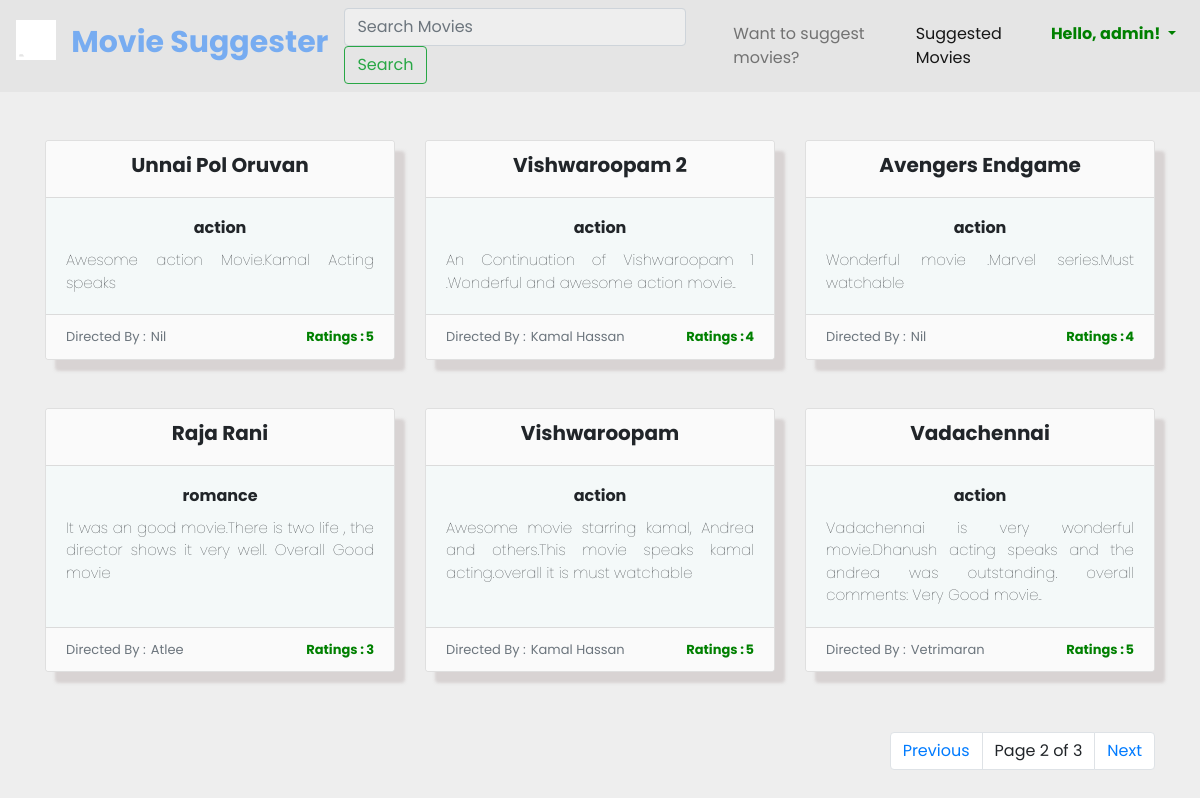
Screenshot of /ratedmovies?page=2 (signed in) with the database file from the repository.
### movierater/models.py (models this page shows)
class Rater(models.Model):
    error_css_class = "error"
    Movie_Name = models.CharField(max_length=100)
    Genre = models.CharField(max_length=50, choices=GENRE_TYPES)
    Directed_By= models.CharField(max_length=100)
    Description= models.TextField()
    Rating = models.CharField(max_length=10, choices=RATING, null=True)

### movierater/views.py (the view, shortened to what this page needs)
# urls.py: path('ratedmovies', views.rated_movies, name="rated"),
def rated_movies(request):
    rated_movies = Rater.objects.all().order_by('-id')
    paginator=Paginator(rated_movies, 6)
    page=request.GET.get('page')
    try:
        books=paginator.page(page)
    except:
        books=paginator.page(1)
    return render(request, 'rated_movies.html', {
        "rated_movies":books, "page":page
    })

### movierater/templates/rated_movies.html (shortened to what this page needs)
{% load static %}
<!DOCTYPE html>
<html lang="en">
  <head>
    <link
      href="https://cdn.jsdelivr.net/npm/bootstrap@5.0.1/dist/css/bootstrap.min.css"
      rel="stylesheet"
    />
    <link
      rel="stylesheet"
      href="https://maxcdn.bootstrapcdn.com/bootstrap/4.0.0/css/bootstrap.min.css"
    />
    <link rel="stylesheet" href="{% static 'css/rated_movies.css' %}" />
  </head>
  <body>
    <nav class="navbar navbar-expand-lg navbar-light mynav">
      <h3 class="navbar-brand" href="#">
        <img
          src="{% static 'images/34590-movie-theatre.gif' %}"
          width="40"
          height="40"
          class="d-inline-block align-top"
          alt=""
          style="background-color: #e5e5e5"
        />
        <span
          style="
            margin-left: 10px;
            font-size: 30px;
            font-weight: bolder;
            color: #77acf1;
          "
          >Movie Suggester</span
        >
      </h3>
      <div class="collapse navbar-collapse" id="navbarTogglerDemo02">
        <form class="form-inline my-2 my-lg-0" method="POST">
          <input
            class="form-control mr-sm-2"
            type="search"
            placeholder="Search Movies"
            aria-label="Search"
            name="search_movie"
            style="background-color: #eee"
          />
          <button class="btn btn-outline-success my-2 my-sm-0" type="submit">
            Search
          </button>
        </form>
        <ul class="navbar-nav ml-auto">
          <li class="nav-item">
            <a class="nav-link" href="{% url 'home' %}"
              >Want to suggest movies? <span class="sr-only">(current)</span></a
            >
          </li>
          <li class="nav-item active">
            <a class="nav-link" href="{% url 'rated' %}">Suggested Movies</a>
          </li>
          <li class="nav-item">
            <div class="collapse navbar-collapse" id="navbarNavDarkDropdown">
              <ul class="navbar-nav">
                <li class="nav-item dropdown">
                  <a
                    class="nav-link dropdown-toggle"
                    href="#"
                    id="navbarDarkDropdownMenuLink"
                    role="button"
                    data-bs-toggle="dropdown"
                    aria-expanded="false"
                    style="color: green; font-weight: bold"
                  >
                    Hello, {{request.user.username}}!
                  </a>
                </li>
              </ul>
            </div>
          </li>
        </ul>
      </div>
    </nav>
    <div class="container">
      <div class="row">
        {% for model in rated_movies %}
        <div class="col-lg-4 col-md-6 col-sm-12 mt-5">
          <div class="card text-center h-100">
            <div class="card-header" style="background-color: #fafafa">
              <h3 class="Title">{{model.Movie_Name}}</h3>
            </div>
            <div class="card-body" style="background-color: #f4f9f9">
              <h5 class="card-title Genre">{{model.Genre}}</h5>
              <p class="card-text Description">{{model.Description}}</p>
            </div>
            <div
              class="card-footer text-muted"
              style="background-color: #fafafa"
            >
              <span class="director">Directed By :</span>
              <span class="direct-name"> {{model.Directed_By}}</span>
              <span class="Rating">Ratings :</span>
              <span class="Rating-rate">{{model.Rating}}</span>
            </div>
          </div>
        </div>
        {% endfor %}
      </div>
    </div>
     {% include 'pagination.html' with page=rated_movies %}
  </body>
</html>

### movierater/static/css/rated_movies.css (style rules this page uses)
body { margin:30px; background:#eee; font-family: 'Poppins', sans-serif !important; }
.mynav { background-color: #e5e5e5; }
.Title { font-size: 20px; font-weight: bolder; }
.Genre { font-size: 16px; font-weight: bold; text-transform:lowercase; }
.Description { font-size: 15px; font-weight: lighter; text-align: justify; }
.director { font-size: 13px; float: left; }
.direct-name { font-size: 13px; float: left; padding-left:5px }
.Rating { font-size: 13px; position: absolute; right: 30px; color: green; font-weight: bold; }
.Rating-rate { font-size: 13px; float: right; color: green; font-weight: bold; }
.card { box-shadow: 10px 11px 3px 0px rgba(194,185,185,0.51); -webkit-box-shadow: 10px 11px 3px 0px rgba(194,185,185,0.51); -moz-box-shadow: 10px 11px 3px 0px rgba(194,185,185,0.51);; }

### movierater/templates/pagination.html (style rules this page uses)
body { background: #eee; font-family: "Poppins", sans-serif !important; }

### rows the page displays
Rater: Movie_Name "Unnai Pol Oruvan", Genre "action", Description "Awesome action Movie.Kamal Acting speaks", Directed_By "Nil", Rating "5"
Rater: Movie_Name "Vishwaroopam 2", Genre "action", Description "An Continuation of Vishwaroopam 1 .Wonderful and awesome action movie..", Directed_By "Kamal Hassan", Rating "4"
Rater: Movie_Name "Avengers Endgame", Genre "action", Description "Wonderful movie .Marvel series.Must watchable", Directed_By "Nil", Rating "4"
Rater: Movie_Name "Raja Rani", Genre "romance", Description "It was an good movie.There is two life , the director shows it very well. Overall Good movie", Directed_By "Atlee", Rating "3"
Rater: Movie_Name "Vishwaroopam", Genre "action", Description "Awesome movie starring kamal, Andrea and others.This movie speaks kamal acting.overall it is must watchable", Directed_By "Kamal Hassan", Rating "5"
Rater: Movie_Name "Vadachennai", Genre "action", Description "Vadachennai is very wonderful movie.Dhanush acting speaks and the andrea was outstanding. overall comments: Very Good movie..", Directed_By "Vetrimaran", Rating "5"

### other values shown
{{ request.user.username }} "admin"
{{ page.number }} "2"
{{ page.paginator.num_pages }} "3"
